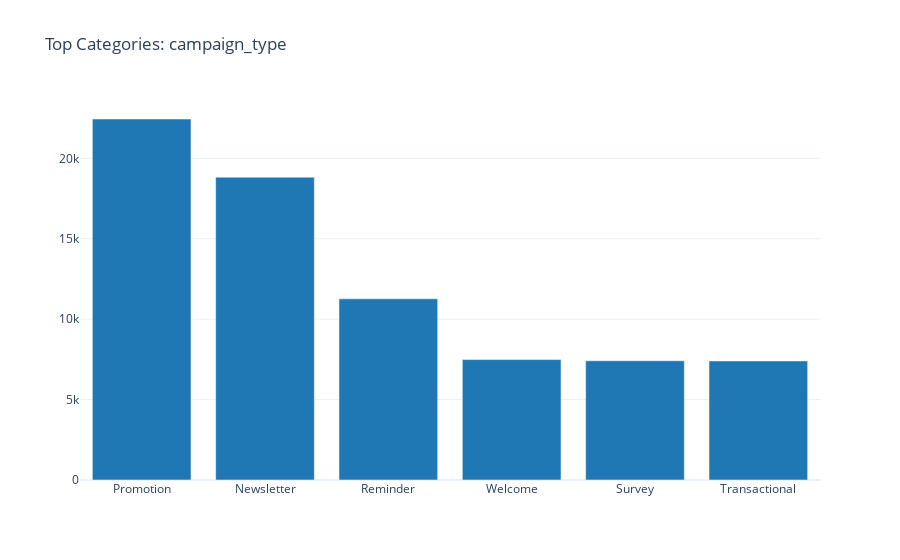

Notebook code for this chart:
### Code cell
print("\n" + "="*70)
print("CATEGORICAL COLUMN PROFILES")
print("="*70)

categorical_cols = [n for n, c in findings.columns.items()
                    if c.inferred_type.value in ('categorical_nominal', 'categorical_ordinal', 'binary', 'categorical_cyclical')
                    and c.inferred_type != ColumnType.TEXT  # TEXT columns processed separately in 01a_a
                    and n not in [ENTITY_COLUMN, TIME_COLUMN] and n not in TEMPORAL_METADATA_COLS]

for col_name in categorical_cols:
    col_info = findings.columns[col_name]
    cardinality = col_info.universal_metrics.get('distinct_count', df[col_name].nunique())
    
    print(f"\n{'='*50}")
    print(f"Column: {col_name}")
    print(f"Type: {col_info.inferred_type.value} (Confidence: {col_info.confidence:.0%})")
    print(f"Distinct Values: {cardinality}")
    
    # Encoding recommendation based on type and cardinality
    if col_info.inferred_type.value == 'categorical_cyclical':
        encoding_rec = "Sin/Cos encoding (cyclical)"
    elif cardinality <= 5:
        encoding_rec = "One-hot encoding (low cardinality)"
    elif cardinality <= 20:
        encoding_rec = "One-hot or Target encoding"
    else:
        encoding_rec = "Target encoding or Frequency encoding (high cardinality)"
    print(f"Recommended Encoding: {encoding_rec}")
    
    # Value counts visualization
    value_counts = df[col_name].value_counts().head(10)
    fig = charts.bar_chart(value_counts.index.tolist(), value_counts.values.tolist(),
                           title=f"Top Categories: {col_name}")
    display_figure(fig)

### Figure 1 — Plotly figure (JSON) as saved in the notebook; plotly's stock layout.template omitted (floating-point values rounded to 4 significant figures)
{"data": [{"marker": {"color": "#1f77b4"}, "type": "bar", "x": ["Promotion", "Newsletter", "Reminder", "Welcome", "Survey", "Transactional"], "y": [22445, 18829, 11264, 7489, 7414, 7401]}], "layout": {"title": {"text": "Top Categories: campaign_type"}, "xaxis": {"title": {}}, "yaxis": {"title": {}}}}
